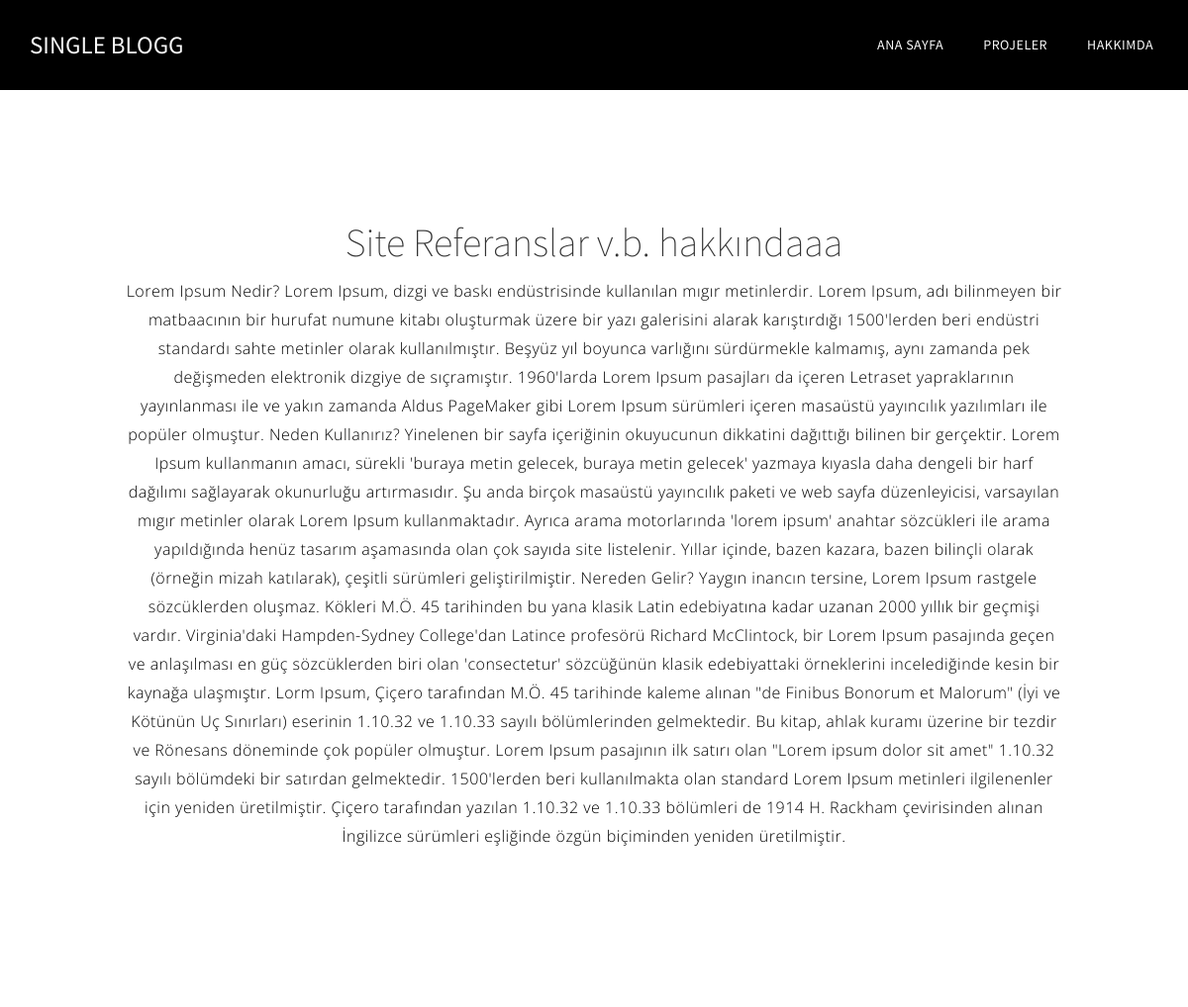
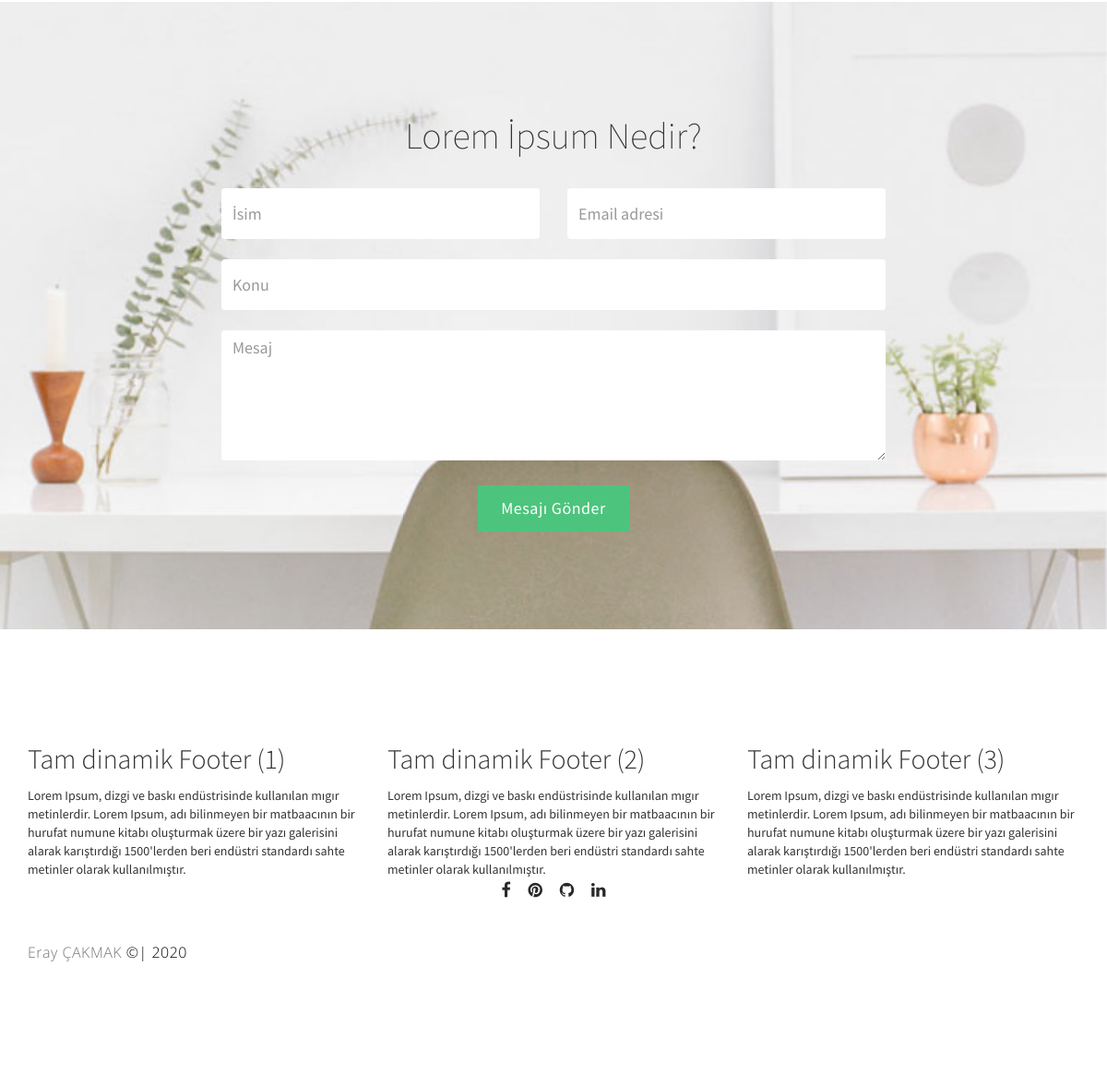
The page /projelerim.php on the database its author committed (2 pictures, top to bottom).
### tables this page shows
CREATE TABLE `owner` (
  `owner_id` int(5) NOT NULL,
  `owner_ad` varchar(150) NOT NULL,
  `owner_soyad` varchar(150) NOT NULL,
  `owner_mail` varchar(200) NOT NULL,
  `owner_git` varchar(100) NOT NULL,
  `owner_linkedin` varchar(100) NOT NULL,
  `owner_facebook` varchar(100) NOT NULL,
  `owner_twit` varchar(100) NOT NULL,
  `owner_insta` varchar(100) NOT NULL,
  `owner_pin` varchar(100) NOT NULL,
  `owner_hk` text NOT NULL
);

CREATE TABLE `site` (
  `site_id` int(5) NOT NULL,
  `site_url` varchar(250) NOT NULL,
  `site_title` varchar(100) NOT NULL,
  `site_desc` text NOT NULL,
  `site_soru` varchar(150) NOT NULL,
  `site_analystic` varchar(350) NOT NULL,
  `site_logo` varchar(100) NOT NULL,
  `site_google` varchar(350) NOT NULL,
  `site_yandex` varchar(350) NOT NULL,
  `site_bing` varchar(350) NOT NULL,
  `site_index` varchar(250) NOT NULL,
  `site_index_alt` varchar(252) NOT NULL,
  `site_tanitim` varchar(250) NOT NULL,
  `site_tanitim_alt` varchar(250) NOT NULL,
  `site_footer1` varchar(100) NOT NULL,
  `site_footer1_text` text NOT NULL,
  `site_footer2` varchar(100) NOT NULL,
  `site_footer2_text` text NOT NULL,
  `site_footer3` varchar(100) NOT NULL,
  `site_footer3_text` text NOT NULL,
  `site_referans` varchar(150) NOT NULL,
  `site_referans_alt` text NOT NULL
);

### projelerim.php (the view)
<?php include 'fonks/header.php' ?>
<section id="about" class="parallax-section">
     <div class="container">
          <div class="row">
               <div class="col-md-offset-1 col-md-10 col-sm-12">
                 <div class="about-info">
                    <h1><?php if (strlen($site['site_referans']) > 0) {echo $site['site_referans'];}?></h1>
                  <?php if (strlen($site['site_referans_alt']) > 0) {echo $site['site_referans_alt'];}?>
                </div>
             </div>
          </div>
     </div>
</section>
<?php include 'fonks/soru.php' ?>
<?php include 'fonks/footer.php' ?>

### fonks/header.php (shortened to what this page needs)
<?php include 'baglan.php';
$owner = $db -> prepare("SELECT * from owner where owner_id=?");
$owner ->execute(array(1));
$signal=$owner->fetch(PDO::FETCH_ASSOC);
$sitegetir = $db -> prepare("SELECT * from site where site_id=?");
$sitegetir ->execute(array(1));
$site=$sitegetir->fetch(PDO::FETCH_ASSOC);
?>
<!DOCTYPE html>
<html lang="en">
<head>
<link rel="stylesheet" href="css/bootstrap.min.css">
<link rel="stylesheet" href="css/font-awesome.min.css">
<link rel="stylesheet" href="css/magnific-popup.css">
<link rel="stylesheet" href="css/owl.theme.css">
<link rel="stylesheet" href="css/owl.carousel.css">
<link rel="stylesheet" href="css/tooplate-style.css">
</head>
<body>
<div class="navbar custom-navbar navbar-fixed-top" role="navigation">
     <div class="container">
          <div class="navbar-header">
               <a href="anasayfa" class="navbar-brand"><?php if (strlen($signal['owner_ad']) > 0) {echo $signal['owner_ad']." ".$signal['owner_soyad'];}?></a>
          </div>
          <div class="collapse navbar-collapse">
               <ul class="nav navbar-nav navbar-right">
                    <li><a href="anasayfa" class="smoothScroll">ANA SAYFA</a></li>
                    <li><a href="projelerim" class="smoothScroll">PROJELER</a></li>
                    <li><a href="hakkimda" class="smoothScroll">HAKKIMDA</a></li>
               </ul>
          </div>
     </div>
</div>

### fonks/soru.php (shortened to what this page needs)
<section id="contact" class="parallax-section">
     <div class="container">
          <div class="row">
               <div class="col-md-offset-3 col-md-6 col-sm-12">
                    <div class="section-title">
                         <h1><?php if (strlen($site['site_soru']) > 0) {echo $site['site_soru'];}?></h1>
                    </div>
               </div>
               <div class="clearfix"></div>
               <div class="col-md-offset-2 col-md-8 col-sm-12">
                    <form  action="fonks/ilet.php" method="POST" role="form">
                         <div class="col-md-6 col-sm-6">
                              <input type="text" class="form-control" id="cf-name" name="cf-name" placeholder="İsim" required>
                         </div>
                         <div class="col-md-6 col-sm-6">
                              <input type="email" class="form-control" id="cf-email" name="cf-email" placeholder="Email adresi" required>
                         </div>
                         <div class="col-md-12 col-sm-12">
                              <input type="text" class="form-control" id="cf-subject" name="subject" placeholder="Konu" required>
                              <textarea class="form-control" rows="5" id="cf-message" name="cf-message" placeholder="Mesaj" required></textarea>
                         </div>
                         <div class="col-md-offset-4 col-md-4 col-sm-offset-4 col-sm-4">
                              <div class="section-btn">
                                   <button type="submit" class="form-control" id="cf-submit" name="submit"><span data-hover="Mesajı Gönder">Mesajı Gönder</span></button>
                              </div>
                         </div>
                    </form>
               </div>
          </div>
     </div>
</section>

### fonks/footer.php (shortened to what this page needs)
<footer>
     <div class="container">
          <div class="row">
               <div class="col-md-4 col-sm-12">
                    <div class="footer-info">
                      <h2>  <?php if (strlen($site['site_footer1']) > 0) {echo $site['site_footer1'];} else{echo "Lütfen bu alanı düzenleyin";}?></h2>
                      <?php if (strlen($site['site_footer1_text']) > 0) {echo $site['site_footer1_text'];}?>
                      <br>
                    </div>
               </div>
               <div class="col-md-4 col-sm-12">
                    <div class="footer-info">
                      <h2>  <?php if (strlen($site['site_footer2']) > 0) {echo $site['site_footer2'];} else{echo "Lütfen bu alanı düzenleyin";}?></h2>
                      <?php if (strlen($site['site_footer2_text']) > 0) {echo $site['site_footer2_text'];}?>
                      <br>
                    </div>
               </div>
               <div class="col-md-4 col-sm-12">
                    <div class="footer-info">
                      <h2>  <?php if (strlen($site['site_footer3']) > 0) {echo $site['site_footer3'];} else{echo "Lütfen bu alanı düzenleyin";}?></h2>
                      <?php if (strlen($site['site_footer3_text']) > 0) {echo $site['site_footer3_text'];}?>
                        <br>
                    </div>
               </div>
               <div class="clearfix">
                      <ul class="social-icon">
                   <?php if (strlen($signal['owner_facebook']) > 0) {?>  <li><a target="_blank" href="<?php echo $signal['owner_facebook'] ?>" class="fa fa-facebook"></a></li> <?php } ?>
                   <?php if (strlen($signal['owner_pin']) > 0) {?>  <li><a target="_blank" href="<?php echo $signal['owner_pin'] ?>" class="fa fa-pinterest"></a></li> <?php } ?>
                   <?php if (strlen($signal['owner_git']) > 0) {?>  <li><a target="_blank" href="<?php echo $signal['owner_git'] ?>" class="fa fa-github"></a></li> <?php } ?>
                   <?php if (strlen($signal['owner_linkedin']) > 0) {?>  <li><a target="_blank" href="<?php echo $signal['owner_linkedin'] ?>" class="fa fa-linkedin"></a></li> <?php } ?>
                       </ul>
                </div>
               <div class="col-md-8 col-sm-8">
                    <div class="copyright-text">
                      <p><a href="https://eraycakmak.com" target="_blank">Eray ÇAKMAK</a> &copy;| <script>document.write(new Date().getFullYear());</script></p>
                    </div>
               </div>
          </div>
     </div>
</footer>
</body>
</html>

### css/tooplate-style.css (style rules this page uses)
body { background: #ffffff; font-family: 'Source Sans Pro', sans-serif; overflow-x: hidden; }
html, body { width: 100%; height: 100%; }
h1,h2,h3,h4,h5,h6 { font-weight: 300; }
h1 { font-size: 40px; font-weight: 200; line-height: 50px; }
h2 { font-size: 30px; line-height: 40px; margin-top: 0; }
p { color: #000; font-size: 16px; font-weight: 300; line-height: 29px; letter-spacing: 0.5px; font-family: 'Open Sans', sans-serif; }
.section-btn { margin: 32px 0 0 0; padding: 0; }
.section-btn a, .section-btn button { line-height: 45px; -webkit-perspective: 1000px; -moz-perspective: 1000px; perspective: 1000px; color: #ffffff; font-weight: normal; }
.section-btn a span, .section-btn button span { position: relative; display: inline-block; font-size: 18px; font-weight: normal; letter-spacing: 0.5px; padding: 0 25px; background: #4dc47d; border-radius: 1px; -webkit-transition: -webkit-transform 0.3s; -moz-transition: -moz-transform 0.3s; transition: transform 0.3s; -webkit-transform-origin: 50% 0; -moz-transform-origin: 50% 0; transform-origin: 50% 0; -webkit-transform-style: preserve-3d; -moz-transform-style: preserve-3d; transform-style: preserve-3d; }
.csstransforms3d .section-btn a span::before, .csstransforms3d .section-btn button span::before { position: absolute; top: 100%; left: 0; width: 100%; height: 100%; background: #000000; border-radius: 1px; color: #ffffff; padding: 0 25px; content: attr(data-hover); -webkit-transition: background 0.3s; -moz-transition: background 0.3s; transition: background 0.3s; -webkit-transform: rotateX(-90deg); -moz-transform: rotateX(-90deg); transform: rotateX(-90deg); -webkit-transform-origin: 50% 0; -moz-transform-origin: 50% 0; transform-origin: 50% 0; }
html { -webkit-font-smoothing: antialiased; }
a { color: #4dc47d; -webkit-transition: 0.5s; transition: 0.5s; }
* { -webkit-box-sizing: border-box; box-sizing: border-box; }
*:before, *:after { -webkit-box-sizing: border-box; box-sizing: border-box; }
.section-title { position: relative; padding-bottom: 22px; }
.parallax-section { background-attachment: fixed !important; background-size: cover !important; }
#about, #project, #team, #contact, footer { background: #ffffff; }
#about, #team, #contact { padding-top: 100px; padding-bottom: 100px; text-align: center; }
.custom-navbar { margin-bottom: 0; background-color: #4dc47d; padding: 20px 0; }
.custom-navbar .navbar-brand { color: #f9f9f9; font-weight: normal; font-size: 25px; }
.custom-navbar .nav li a { font-size: 14px; font-weight: normal; color: #f9f9f9; letter-spacing: 0.5px; -webkit-transition: all ease-in-out 0.4s; transition: all ease-in-out 0.4s; padding: 0; margin: 15px 20px; text-transform: uppercase; }
.custom-navbar .navbar-nav li a:after { content: ""; position: absolute; display: block; width: 0px; height: 2px; margin: auto; background: transparent; transition: width .3s ease, background-color .3s ease; }
@media (min-width:768px) { .custom-navbar { background: #000; } }
#about { padding-top: 200px; padding-bottom: 150px; }
#contact { background: url('../images/contact-bg.jpg') 50% 0 repeat-y fixed; background-size: cover; background-position: center center; }
#contact .form-control { border: none; box-shadow: none; font-size: 18px; font-weight: normal; margin-bottom: 22px; -webkit-transition: all ease-in-out 0.4s; transition: all ease-in-out 0.4s; }
#contact input { height: 55px; line-height: 45px; }
#contact .section-btn { margin: 5px 0 0 0; }
#contact button#cf-submit { background: transparent; border: none; padding: 0; line-height: 50px; }
footer { padding-top: 120px; padding-bottom: 120px; }
footer a { color: #757575; }
footer .copyright-text { padding-top: 42px; }
.social-icon { position: relative; padding: 0; margin: 0; text-align: center; }
.social-icon li { display: inline-block; list-style: none; }
.social-icon li a { border-radius: 100%; color: #292929; cursor: pointer; font-size: 18px; text-decoration: none; -webkit-transition: all ease-in-out 0.3s; transition: all ease-in-out 0.3s; text-align: center; position: relative; margin: 4px 8px 0 8px; }

### rows shown on the page
owner: owner_ad "SINGLE", owner_soyad "BLOGG"
site: site_referans "Site Referanslar v.b. hakkındaaa", site_referans_alt "Lorem Ipsum Nedir? Lorem Ipsum, dizgi ve baskı endüstrisinde kullanılan mıgır metinlerdir. Lorem Ipsum, adı bilinmeyen bir matbaacının bir hurufat numune kitabı oluşturmak üzere bir yazı galerisini alarak karıştırdığı 1500'lerden beri endüstri standardı sahte metinler olarak kullanılmıştır. Beşyüz yıl boyunca varlığını sürdürmekle kalmamış, aynı zamanda pek değişmeden elektronik dizgiye de sıçramıştır. 1960'larda Lorem Ipsum pasajları da içeren Letraset yapraklarının yayınlanması ile ve yakın zamanda Aldus PageMaker gibi Lorem Ipsum sürümleri içeren masaüstü yayıncılık yazılımları ile popüler olmuştur. Neden Kullanırız? Yinelenen bir sayfa içeriğinin okuyucunun dikkatini dağıttığı bilinen…", site_soru "Lorem İpsum Nedir?", site_footer1 "Tam dinamik Footer (1)", site_footer1_text "Lorem Ipsum, dizgi ve baskı endüstrisinde kullanılan mıgır metinlerdir. Lorem Ipsum, adı bilinmeyen bir matbaacının bir hurufat numune kitabı oluşturmak üzere bir yazı galerisini alarak karıştırdığı 1500'lerden beri endüstri standardı sahte metinler olarak kullanılmıştır.", site_footer2 "Tam dinamik Footer (2)", site_footer2_text "Lorem Ipsum, dizgi ve baskı endüstrisinde kullanılan mıgır metinlerdir. Lorem Ipsum, adı bilinmeyen bir matbaacının bir hurufat numune kitabı oluşturmak üzere bir yazı galerisini alarak karıştırdığı 1500'lerden beri endüstri standardı sahte metinler olarak kullanılmıştır.", site_footer3 "Tam dinamik Footer (3)", site_footer3_text "Lorem Ipsum, dizgi ve baskı endüstrisinde kullanılan mıgır metinlerdir. Lorem Ipsum, adı bilinmeyen bir matbaacının bir hurufat numune kitabı oluşturmak üzere bir yazı galerisini alarak karıştırdığı 1500'lerden beri endüstri standardı sahte metinler olarak kullanılmıştır."
